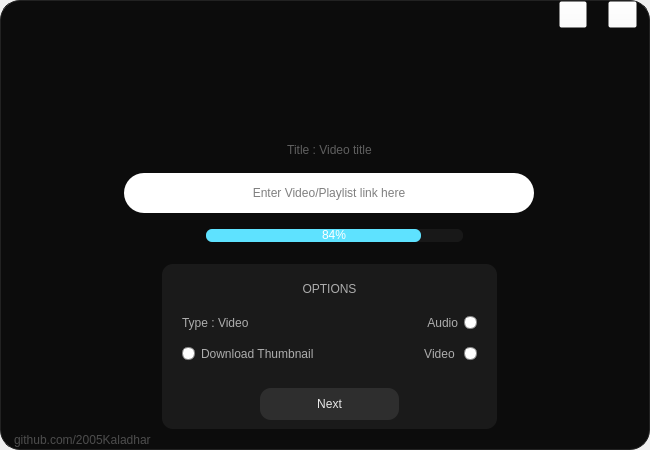
<?xml version="1.0" encoding="UTF-8"?>
<ui version="4.0">
 <class>MainWindow</class>
 <widget class="QMainWindow" name="MainWindow">
  <property name="geometry">
   <rect>
    <x>0</x>
    <y>0</y>
    <width>650</width>
    <height>450</height>
   </rect>
  </property>
  <property name="minimumSize">
   <size>
    <width>650</width>
    <height>450</height>
   </size>
  </property>
  <property name="maximumSize">
   <size>
    <width>650</width>
    <height>450</height>
   </size>
  </property>
  <property name="windowTitle">
   <string>MainWindow</string>
  </property>
  <property name="styleSheet">
   <string notr="true"/>
  </property>
  <widget class="QWidget" name="centralwidget">
   <property name="styleSheet">
    <string notr="true"/>
   </property>
   <layout class="QHBoxLayout" name="horizontalLayout">
    <property name="spacing">
     <number>0</number>
    </property>
    <property name="leftMargin">
     <number>0</number>
    </property>
    <property name="topMargin">
     <number>0</number>
    </property>
    <property name="rightMargin">
     <number>0</number>
    </property>
    <property name="bottomMargin">
     <number>0</number>
    </property>
    <item>
     <widget class="QFrame" name="BaseFrame">
      <property name="styleSheet">
       <string notr="true">QFrame{


border-radius:20px;
	
	background-color: rgb(24, 24, 24);
	background-color: rgb(12, 12, 12);
	border:  1px solid rgb(34, 34, 34);


}</string>
      </property>
      <property name="frameShape">
       <enum>QFrame::Shape::NoFrame</enum>
      </property>
      <layout class="QVBoxLayout" name="verticalLayout">
       <property name="spacing">
        <number>0</number>
       </property>
       <property name="leftMargin">
        <number>0</number>
       </property>
       <property name="topMargin">
        <number>0</number>
       </property>
       <property name="rightMargin">
        <number>0</number>
       </property>
       <property name="bottomMargin">
        <number>0</number>
       </property>
       <item>
        <widget class="QFrame" name="windowFrame">
         <property name="minimumSize">
          <size>
           <width>650</width>
           <height>0</height>
          </size>
         </property>
         <property name="maximumSize">
          <size>
           <width>16777215</width>
           <height>35</height>
          </size>
         </property>
         <property name="styleSheet">
          <string notr="true">QFrame{

background-color: rgba(255, 255, 255,000);
border-radius:0px;
border-top-right-radius:20px;
border-top-left-radius:20px;
border:none;



}</string>
         </property>
         <property name="frameShape">
          <enum>QFrame::Shape::NoFrame</enum>
         </property>
         <layout class="QHBoxLayout" name="horizontalLayout_3">
          <property name="spacing">
           <number>0</number>
          </property>
          <property name="leftMargin">
           <number>0</number>
          </property>
          <property name="topMargin">
           <number>0</number>
          </property>
          <property name="rightMargin">
           <number>14</number>
          </property>
          <property name="bottomMargin">
           <number>0</number>
          </property>
          <item>
           <spacer name="horizontalSpacer_2">
            <property name="orientation">
             <enum>Qt::Orientation::Vertical</enum>
            </property>
            <property name="sizeHint" stdset="0">
             <size>
              <width>558</width>
              <height>20</height>
             </size>
            </property>
           </spacer>
          </item>
          <item>
           <widget class="QFrame" name="windowButtonFrame">
            <property name="styleSheet">
             <string notr="true">QFrame{
background-color: rgba(155, 155, 155,00);
border-radius:0px;
}</string>
            </property>
            <property name="frameShape">
             <enum>QFrame::Shape::NoFrame</enum>
            </property>
            <layout class="QHBoxLayout" name="horizontalLayout_2">
             <property name="spacing">
              <number>21</number>
             </property>
             <property name="leftMargin">
              <number>0</number>
             </property>
             <property name="topMargin">
              <number>0</number>
             </property>
             <property name="rightMargin">
              <number>0</number>
             </property>
             <property name="bottomMargin">
              <number>0</number>
             </property>
             <item>
              <widget class="QPushButton" name="minimiseButton">
               <property name="minimumSize">
                <size>
                 <width>27</width>
                 <height>27</height>
                </size>
               </property>
               <property name="cursor">
                <cursorShape>PointingHandCursor</cursorShape>
               </property>
               <property name="styleSheet">
                <string notr="true">QPushButton{

	
	background-color: rgba(255, 255, 255, 0);
	background-image: url(:/newPrefix/assets/minimiseButton.png);
	background-position:centre;
background-repeat:none;

}</string>
               </property>
               <property name="text">
                <string/>
               </property>
               <property name="iconSize">
                <size>
                 <width>39</width>
                 <height>33</height>
                </size>
               </property>
              </widget>
             </item>
             <item>
              <widget class="QPushButton" name="closeButton">
               <property name="minimumSize">
                <size>
                 <width>27</width>
                 <height>27</height>
                </size>
               </property>
               <property name="cursor">
                <cursorShape>PointingHandCursor</cursorShape>
               </property>
               <property name="styleSheet">
                <string notr="true">QPushButton{

	
	background-color: rgba(255, 255, 255, 0);
	background-image: url(:/newPrefix/assets/closeButton.png);
	background-position:centre;
background-repeat:none;

}</string>
               </property>
               <property name="text">
                <string/>
               </property>
               <property name="iconSize">
                <size>
                 <width>39</width>
                 <height>33</height>
                </size>
               </property>
              </widget>
             </item>
            </layout>
           </widget>
          </item>
         </layout>
        </widget>
       </item>
       <item>
        <widget class="QFrame" name="contentFrame">
         <property name="styleSheet">
          <string notr="true">QFrame{
background-color: rgba(196, 196, 196,00);
border-radius:0px;
border:none;
}</string>
         </property>
         <property name="frameShape">
          <enum>QFrame::Shape::NoFrame</enum>
         </property>
         <layout class="QGridLayout" name="gridLayout_4">
          <property name="topMargin">
           <number>0</number>
          </property>
          <property name="verticalSpacing">
           <number>13</number>
          </property>
          <item row="1" column="1" colspan="5">
           <widget class="QFrame" name="progressbarTextArea">
            <property name="maximumSize">
             <size>
              <width>16777215</width>
              <height>134</height>
             </size>
            </property>
            <property name="styleSheet">
             <string notr="true">QFrame{
background-color: rgba(138, 138, 138,00);


}</string>
            </property>
            <property name="frameShape">
             <enum>QFrame::Shape::NoFrame</enum>
            </property>
            <layout class="QGridLayout" name="gridLayout">
             <property name="verticalSpacing">
              <number>16</number>
             </property>
             <item row="0" column="0" colspan="3">
              <widget class="QLabel" name="videoTitle">
               <property name="minimumSize">
                <size>
                 <width>0</width>
                 <height>16</height>
                </size>
               </property>
               <property name="maximumSize">
                <size>
                 <width>16777215</width>
                 <height>13</height>
                </size>
               </property>
               <property name="styleSheet">
                <string notr="true">QLabel{
font: 10pt &quot;MS Shell Dlg 2&quot;;
	color: rgb(95, 95, 95);
margin-bottom:1px;
}</string>
               </property>
               <property name="text">
                <string>Title : Video title</string>
               </property>
               <property name="alignment">
                <set>Qt::AlignmentFlag::AlignCenter</set>
               </property>
              </widget>
             </item>
             <item row="1" column="0" colspan="3">
              <widget class="QLineEdit" name="urlArea">
               <property name="sizePolicy">
                <sizepolicy hsizetype="Fixed" vsizetype="Fixed">
                 <horstretch>0</horstretch>
                 <verstretch>0</verstretch>
                </sizepolicy>
               </property>
               <property name="minimumSize">
                <size>
                 <width>410</width>
                 <height>40</height>
                </size>
               </property>
               <property name="styleSheet">
                <string notr="true">QLineEdit{

border-radius:  20px;
background-color:white;
	font: 10pt &quot;Segoe MDL2 Assets&quot;;
color:black;
}

QLineEdit::hover{

border:2px solid 
	color: rgb(94, 226, 255);
}</string>
               </property>
               <property name="alignment">
                <set>Qt::AlignmentFlag::AlignCenter</set>
               </property>
               <property name="dragEnabled">
                <bool>true</bool>
               </property>
               <property name="placeholderText">
                <string>Enter Video/Playlist link here</string>
               </property>
               <property name="cursorMoveStyle">
                <enum>Qt::CursorMoveStyle::LogicalMoveStyle</enum>
               </property>
               <property name="clearButtonEnabled">
                <bool>false</bool>
               </property>
              </widget>
             </item>
             <item row="2" column="0">
              <spacer name="horizontalSpacer">
               <property name="orientation">
                <enum>Qt::Orientation::Vertical</enum>
               </property>
               <property name="sizeHint" stdset="0">
                <size>
                 <width>76</width>
                 <height>20</height>
                </size>
               </property>
              </spacer>
             </item>
             <item row="2" column="1">
              <widget class="QProgressBar" name="progressBar">
               <property name="minimumSize">
                <size>
                 <width>257</width>
                 <height>13</height>
                </size>
               </property>
               <property name="maximumSize">
                <size>
                 <width>261</width>
                 <height>13</height>
                </size>
               </property>
               <property name="styleSheet">
                <string notr="true">QProgressBar{

height:13px;
border-style:none;

border-radius:6px;
	background-color: rgb(24, 24, 24);

color: rgb(255, 255, 255);

}
QProgressBar::chunk{
border-radius:6px;
    background-color:rgb(94, 226, 255);
}


</string>
               </property>
               <property name="value">
                <number>84</number>
               </property>
               <property name="alignment">
                <set>Qt::AlignmentFlag::AlignCenter</set>
               </property>
               <property name="invertedAppearance">
                <bool>false</bool>
               </property>
               <property name="textDirection">
                <enum>QProgressBar::Direction::TopToBottom</enum>
               </property>
               <property name="format">
                <string>%p%</string>
               </property>
              </widget>
             </item>
             <item row="2" column="2">
              <spacer name="horizontalSpacer_3">
               <property name="orientation">
                <enum>Qt::Orientation::Vertical</enum>
               </property>
               <property name="sizeHint" stdset="0">
                <size>
                 <width>76</width>
                 <height>20</height>
                </size>
               </property>
              </spacer>
             </item>
            </layout>
           </widget>
          </item>
          <item row="2" column="5" colspan="2">
           <spacer name="horizontalSpacer_11">
            <property name="orientation">
             <enum>Qt::Orientation::Vertical</enum>
            </property>
            <property name="sizeHint" stdset="0">
             <size>
              <width>136</width>
              <height>20</height>
             </size>
            </property>
           </spacer>
          </item>
          <item row="0" column="3">
           <widget class="QLabel" name="label_2">
            <property name="minimumSize">
             <size>
              <width>250</width>
              <height>91</height>
             </size>
            </property>
            <property name="maximumSize">
             <size>
              <width>250</width>
              <height>91</height>
             </size>
            </property>
            <property name="styleSheet">
             <string notr="true">QLabel{

	background-color: rgba(161, 161, 161,00);

}</string>
            </property>
            <property name="text">
             <string/>
            </property>
            <property name="pixmap">
             <pixmap resource="resources.qrc">:/newPrefix/assets/Logo.png</pixmap>
            </property>
           </widget>
          </item>
          <item row="0" column="0" colspan="3">
           <spacer name="horizontalSpacer_9">
            <property name="orientation">
             <enum>Qt::Orientation::Vertical</enum>
            </property>
            <property name="sizeHint" stdset="0">
             <size>
              <width>192</width>
              <height>20</height>
             </size>
            </property>
           </spacer>
          </item>
          <item row="1" column="0">
           <spacer name="horizontalSpacer_7">
            <property name="orientation">
             <enum>Qt::Orientation::Vertical</enum>
            </property>
            <property name="sizeHint" stdset="0">
             <size>
              <width>99</width>
              <height>20</height>
             </size>
            </property>
           </spacer>
          </item>
          <item row="0" column="4" colspan="3">
           <spacer name="horizontalSpacer_8">
            <property name="orientation">
             <enum>Qt::Orientation::Vertical</enum>
            </property>
            <property name="sizeHint" stdset="0">
             <size>
              <width>182</width>
              <height>20</height>
             </size>
            </property>
           </spacer>
          </item>
          <item row="1" column="6">
           <spacer name="horizontalSpacer_6">
            <property name="orientation">
             <enum>Qt::Orientation::Vertical</enum>
            </property>
            <property name="sizeHint" stdset="0">
             <size>
              <width>90</width>
              <height>20</height>
             </size>
            </property>
           </spacer>
          </item>
          <item row="2" column="0" colspan="2">
           <spacer name="horizontalSpacer_10">
            <property name="orientation">
             <enum>Qt::Orientation::Vertical</enum>
            </property>
            <property name="sizeHint" stdset="0">
             <size>
              <width>145</width>
              <height>20</height>
             </size>
            </property>
           </spacer>
          </item>
          <item row="2" column="2" colspan="3">
           <widget class="QFrame" name="frame">
            <property name="minimumSize">
             <size>
              <width>0</width>
              <height>165</height>
             </size>
            </property>
            <property name="maximumSize">
             <size>
              <width>350</width>
              <height>16777215</height>
             </size>
            </property>
            <property name="styleSheet">
             <string notr="true">QFrame{
background-color: rgb(26, 26, 26);
border-radius:11px;

}</string>
            </property>
            <property name="frameShape">
             <enum>QFrame::Shape::NoFrame</enum>
            </property>
            <layout class="QGridLayout" name="gridLayout_3">
             <property name="leftMargin">
              <number>20</number>
             </property>
             <property name="topMargin">
              <number>0</number>
             </property>
             <property name="rightMargin">
              <number>20</number>
             </property>
             <item row="1" column="2">
              <spacer name="horizontalSpacer_5">
               <property name="orientation">
                <enum>Qt::Orientation::Vertical</enum>
               </property>
               <property name="sizeHint" stdset="0">
                <size>
                 <width>66</width>
                 <height>20</height>
                </size>
               </property>
              </spacer>
             </item>
             <item row="1" column="0">
              <spacer name="horizontalSpacer_4">
               <property name="orientation">
                <enum>Qt::Orientation::Vertical</enum>
               </property>
               <property name="sizeHint" stdset="0">
                <size>
                 <width>67</width>
                 <height>20</height>
                </size>
               </property>
              </spacer>
             </item>
             <item row="1" column="1">
              <widget class="QPushButton" name="DownloadButton">
               <property name="sizePolicy">
                <sizepolicy hsizetype="Minimum" vsizetype="Minimum">
                 <horstretch>0</horstretch>
                 <verstretch>0</verstretch>
                </sizepolicy>
               </property>
               <property name="minimumSize">
                <size>
                 <width>139</width>
                 <height>32</height>
                </size>
               </property>
               <property name="maximumSize">
                <size>
                 <width>156</width>
                 <height>39</height>
                </size>
               </property>
               <property name="cursor">
                <cursorShape>PointingHandCursor</cursorShape>
               </property>
               <property name="styleSheet">
                <string notr="true">QPushButton{

border-radius:11px;
	background-color: rgb(46, 46, 46);
	color: rgb(234, 234, 234);
	padding:5px;
	font: 10pt &quot;MS Shell Dlg 2&quot;;
}

QPushButton::hover{
border:1px solid rgb(76, 76, 76);
}</string>
               </property>
               <property name="text">
                <string>Next</string>
               </property>
              </widget>
             </item>
             <item row="0" column="0" colspan="3">
              <widget class="QStackedWidget" name="stackedWidget">
               <property name="styleSheet">
                <string notr="true">border:0px;
background:none;</string>
               </property>
               <property name="currentIndex">
                <number>0</number>
               </property>
               <widget class="QWidget" name="page">
                <layout class="QVBoxLayout" name="verticalLayout_2">
                 <property name="spacing">
                  <number>0</number>
                 </property>
                 <property name="leftMargin">
                  <number>0</number>
                 </property>
                 <property name="topMargin">
                  <number>0</number>
                 </property>
                 <property name="rightMargin">
                  <number>0</number>
                 </property>
                 <property name="bottomMargin">
                  <number>0</number>
                 </property>
                 <item>
                  <layout class="QGridLayout" name="gridLayout_2">
                   <property name="verticalSpacing">
                    <number>12</number>
                   </property>
                   <item row="2" column="0">
                    <widget class="QRadioButton" name="downloadThumbnail">
                     <property name="minimumSize">
                      <size>
                       <width>0</width>
                       <height>19</height>
                      </size>
                     </property>
                     <property name="layoutDirection">
                      <enum>Qt::LayoutDirection::LeftToRight</enum>
                     </property>
                     <property name="styleSheet">
                      <string notr="true">
QRadioButton{
color: rgb(173, 173, 173);
	font: 11pt &quot;Segoe UI&quot;;

}

QRadioButton::indicator {
width: 11px;
height: 11px;
border-radius: 5px;
}

QRadioButton::indicator::unchecked{ 
border: 1px solid; 
border-color: rgb(132,132,132);
border-radius: 6px;
background-color: white; 
width: 11px; 
height: 11px; 
}

QRadioButton::indicator::checked{ 
border: 2px solid; 
border-color: white;
border-radius: 6px;
background-color: rgb(0,116,188); 
width: 9px; 
height: 9px; 
}</string>
                     </property>
                     <property name="text">
                      <string>Download Thumbnail</string>
                     </property>
                     <property name="autoExclusive">
                      <bool>true</bool>
                     </property>
                    </widget>
                   </item>
                   <item row="2" column="1">
                    <widget class="QRadioButton" name="downloadVideoBtn">
                     <property name="minimumSize">
                      <size>
                       <width>0</width>
                       <height>19</height>
                      </size>
                     </property>
                     <property name="layoutDirection">
                      <enum>Qt::LayoutDirection::RightToLeft</enum>
                     </property>
                     <property name="styleSheet">
                      <string notr="true">
QRadioButton{
color: rgb(173, 173, 173);
	font: 11pt &quot;Segoe UI&quot;;

}

QRadioButton::indicator {
width: 11px;
height: 11px;
border-radius: 5px;
}

QRadioButton::indicator::unchecked{ 
border: 1px solid; 
border-color: rgb(132,132,132);
border-radius: 6px;
background-color: white; 
width: 11px; 
height: 11px; 
}

QRadioButton::indicator::checked{ 
border: 2px solid; 
border-color: white;
border-radius: 6px;
background-color: rgb(0,116,188); 
width: 9px; 
height: 9px; 
}</string>
                     </property>
                     <property name="text">
                      <string>Video </string>
                     </property>
                     <property name="autoExclusive">
                      <bool>true</bool>
                     </property>
                    </widget>
                   </item>
                   <item row="1" column="0">
                    <widget class="QLabel" name="urlType">
                     <property name="minimumSize">
                      <size>
                       <width>0</width>
                       <height>19</height>
                      </size>
                     </property>
                     <property name="styleSheet">
                      <string notr="true">QLabel{
color: rgb(173, 173, 173);
	font: 11pt &quot;Segoe UI&quot;;
}</string>
                     </property>
                     <property name="text">
                      <string>Type : Video</string>
                     </property>
                     <property name="scaledContents">
                      <bool>false</bool>
                     </property>
                    </widget>
                   </item>
                   <item row="1" column="1">
                    <widget class="QRadioButton" name="downloadudioBtn">
                     <property name="minimumSize">
                      <size>
                       <width>0</width>
                       <height>19</height>
                      </size>
                     </property>
                     <property name="layoutDirection">
                      <enum>Qt::LayoutDirection::RightToLeft</enum>
                     </property>
                     <property name="styleSheet">
                      <string notr="true">
QRadioButton{
color: rgb(173, 173, 173);
	font: 11pt &quot;Segoe UI&quot;;

}

QRadioButton::indicator {
width: 11px;
height: 11px;
border-radius: 5px;
}

QRadioButton::indicator::unchecked{ 
border: 1px solid; 
border-color: rgb(132,132,132);
border-radius: 6px;
background-color: white; 
width: 11px; 
height: 11px; 
}

QRadioButton::indicator::checked{ 
border: 2px solid; 
border-color: white;
border-radius: 6px;
background-color: rgb(0,116,188); 
width: 9px; 
height: 9px; 
}</string>
                     </property>
                     <property name="text">
                      <string>Audio</string>
                     </property>
                     <property name="autoExclusive">
                      <bool>true</bool>
                     </property>
                    </widget>
                   </item>
                   <item row="0" column="0" colspan="2">
                    <widget class="QLabel" name="label_6">
                     <property name="sizePolicy">
                      <sizepolicy hsizetype="Preferred" vsizetype="Fixed">
                       <horstretch>0</horstretch>
                       <verstretch>0</verstretch>
                      </sizepolicy>
                     </property>
                     <property name="minimumSize">
                      <size>
                       <width>0</width>
                       <height>19</height>
                      </size>
                     </property>
                     <property name="styleSheet">
                      <string notr="true">QLabel{
color: rgb(173, 173, 173);
	font: 12pt &quot;Segoe UI&quot;;
margin-bottom:5px;
}</string>
                     </property>
                     <property name="text">
                      <string>OPTIONS</string>
                     </property>
                     <property name="scaledContents">
                      <bool>false</bool>
                     </property>
                     <property name="alignment">
                      <set>Qt::AlignmentFlag::AlignCenter</set>
                     </property>
                    </widget>
                   </item>
                  </layout>
                 </item>
                </layout>
               </widget>
               <widget class="QWidget" name="page_2">
                <layout class="QHBoxLayout" name="horizontalLayout_4">
                 <item>
                  <layout class="QGridLayout" name="gridLayout_5">
                   <item row="1" column="1">
                    <widget class="QPushButton" name="backButton">
                     <property name="sizePolicy">
                      <sizepolicy hsizetype="Preferred" vsizetype="Expanding">
                       <horstretch>0</horstretch>
                       <verstretch>0</verstretch>
                      </sizepolicy>
                     </property>
                     <property name="minimumSize">
                      <size>
                       <width>41</width>
                       <height>26</height>
                      </size>
                     </property>
                     <property name="styleSheet">
                      <string notr="true">QPushButton{
padding:3px;
border-radius:5px;
	background-color: rgb(34, 34, 34);
}

QPushButton::hover{
background-color:none;
}</string>
                     </property>
                     <property name="text">
                      <string>Back</string>
                     </property>
                    </widget>
                   </item>
                   <item row="2" column="0" colspan="3">
                    <widget class="QLabel" name="urlType_2">
                     <property name="minimumSize">
                      <size>
                       <width>0</width>
                       <height>19</height>
                      </size>
                     </property>
                     <property name="maximumSize">
                      <size>
                       <width>16777215</width>
                       <height>20</height>
                      </size>
                     </property>
                     <property name="styleSheet">
                      <string notr="true">QLabel{
color: rgb(173, 173, 173);
	font: 11pt &quot;Segoe UI&quot;;
	
	background-color: rgb(26, 26, 26);
}</string>
                     </property>
                     <property name="text">
                      <string>Select The Quality of File</string>
                     </property>
                     <property name="scaledContents">
                      <bool>false</bool>
                     </property>
                     <property name="alignment">
                      <set>Qt::AlignmentFlag::AlignCenter</set>
                     </property>
                    </widget>
                   </item>
                   <item row="3" column="0" colspan="3">
                    <widget class="QLabel" name="fileSize">
                     <property name="sizePolicy">
                      <sizepolicy hsizetype="Preferred" vsizetype="Fixed">
                       <horstretch>0</horstretch>
                       <verstretch>0</verstretch>
                      </sizepolicy>
                     </property>
                     <property name="minimumSize">
                      <size>
                       <width>0</width>
                       <height>19</height>
                      </size>
                     </property>
                     <property name="styleSheet">
                      <string notr="true">QLabel{
color: rgb(173, 173, 173);
	font: 8pt &quot;Segoe UI&quot;;
}</string>
                     </property>
                     <property name="text">
                      <string>File Size :  Mb</string>
                     </property>
                     <property name="scaledContents">
                      <bool>false</bool>
                     </property>
                     <property name="alignment">
                      <set>Qt::AlignmentFlag::AlignCenter</set>
                     </property>
                    </widget>
                   </item>
                   <item row="4" column="0" colspan="3">
                    <widget class="QComboBox" name="qualityDropDown">
                     <property name="layoutDirection">
                      <enum>Qt::LayoutDirection::LeftToRight</enum>
                     </property>
                     <property name="styleSheet">
                      <string notr="true">QComboBox {

    border-radius: 5px;
    padding: 1px 18px 1px 3px;
 	border:1px solid rgba(0,0,0,0);
		
	background-color: rgb(25, 25, 25);
color:white;
	font: 8pt &quot;Sans Serif Collection&quot;;
	
}

QComboBox:on { /* shift the text when the popup opens */
    padding-top: 3px;
    padding-left: 4px;
	color:white;
border:1px solid rgb(64, 197, 49);

}
QComboBox::hover{
border:1px solid rgb(69, 69, 69);

}


QComboBox::drop-down {
    subcontrol-origin: padding;
    subcontrol-position: top right;
    width: 15px;
	color:white;
    border-left-width: 1px;
	
    border-left-color: white;
    border-left-style: solid; /* just a single line */
    border-top-right-radius: 3px; /* same radius as the QComboBox */
    border-bottom-right-radius: 3px;
}



</string>
                     </property>
                     <property name="editable">
                      <bool>false</bool>
                     </property>
                     <property name="frame">
                      <bool>false</bool>
                     </property>
                    </widget>
                   </item>
                   <item row="1" column="2">
                    <spacer name="horizontalSpacer_13">
                     <property name="orientation">
                      <enum>Qt::Orientation::Horizontal</enum>
                     </property>
                     <property name="sizeHint" stdset="0">
                      <size>
                       <width>40</width>
                       <height>20</height>
                      </size>
                     </property>
                    </spacer>
                   </item>
                  </layout>
                 </item>
                </layout>
               </widget>
               <widget class="QWidget" name="page_3"/>
              </widget>
             </item>
            </layout>
           </widget>
          </item>
         </layout>
        </widget>
       </item>
       <item>
        <widget class="QLabel" name="label">
         <property name="maximumSize">
          <size>
           <width>159</width>
           <height>16</height>
          </size>
         </property>
         <property name="styleSheet">
          <string notr="true">QLabel{
color: rgb(77, 77, 77);

	font: 63 8pt &quot;Segoe UI Semibold&quot;;
margin-left:10px;
margin-bottom:2px;
bakground:none;
border:none;

}</string>
         </property>
         <property name="text">
          <string>github.com/2005Kaladhar</string>
         </property>
        </widget>
       </item>
      </layout>
     </widget>
    </item>
   </layout>
  </widget>
 </widget>
 <resources>
  <include location="resources.qrc"/>
 </resources>
 <connections/>
</ui>
